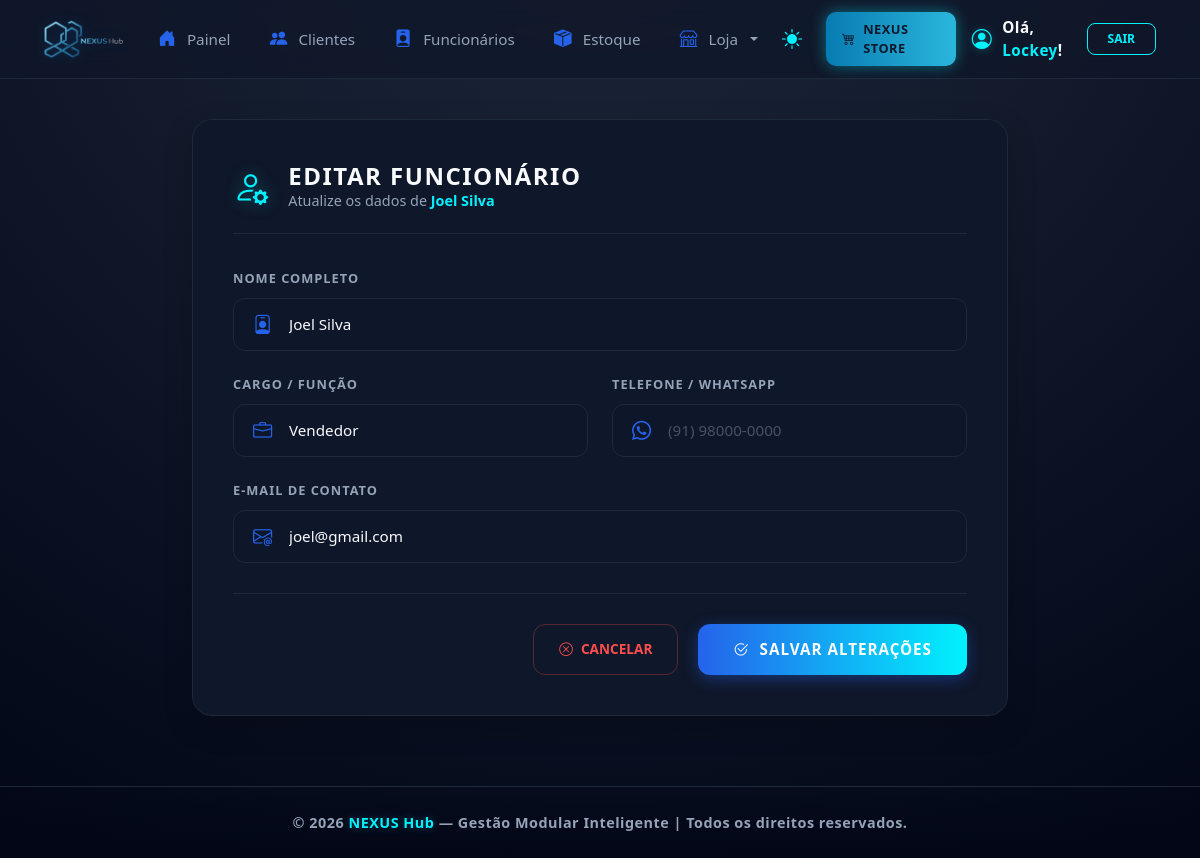
Page /nexushub/dashboard/funcionarios/editar/5/ (signed in) on the committed database.
### dashboard/models.py (models this page shows, shortened)
class Funcionario(models.Model):
    usuario_id = models.ForeignKey(User, on_delete=models.CASCADE, related_name='equipe')
    nome = models.CharField(max_length=150)
    cargo = models.CharField(max_length=100)
    telefone = models.CharField(max_length=20, blank=True, null=True)
    email = models.EmailField(unique=True)
    data_admissao = models.DateField(auto_now_add=True) # Adiciona a data de hoje automaticamente

### dashboard/views.py (the view, shortened to what this page needs)
# urls.py: path('dashboard/funcionarios/editar/<int:id>/', views.editar_funcionario, name='editar_funcionario'),
@login_required(login_url='login_view')
def editar_funcionario(request, id):
    if not request.user.is_superuser and request.user.perfil.nivel == 'VENDEDOR':
        messages.error(request, "Você não tem permissão para editar funcionários.")
        return redirect('lista_funcionarios')
    else:
        funcionario = get_object_or_404(Funcionario, id=id, usuario_id=request.user)
    return render(request, 'editar_funcionario.html', {
        'funcionario': funcionario,
        'titulo_aba': 'Editar Funcionário | NEXUS Hub',
    })

### dashboard/templates/editar_funcionario.html (shortened to what this page needs)
{% extends 'base.html' %}
{% load static %}
{% block content %}
<div class="fade-in-content container-fluid">
    <div class="row justify-content-center">
        <div class="col-xl-9 col-lg-11 col-12">
            <div class="nexus-form-container">
                <div class="nexus-form-header">
                    <i class="bi bi-person-gear"></i>
                    <div>
                        <h2>Editar Funcionário</h2>
                        <p>Atualize os dados de <span style="color: var(--turquesa-brilhante); font-weight: 700;">{{ form.nome.value|default:funcionario.nome }}</span></p>
                    </div>
                </div>
                <form method="POST">
                    <div class="mb-4">
                        <label class="label-nexus">Nome Completo</label>
                        <div class="input-wrapper-nexus">
                            <i class="bi bi-person-badge"></i>
                            <input type="text" name="nome" value="{{ form.nome.value|default:funcionario.nome }}" class="form-control-nexus" placeholder="Digite o nome do colaborador..." required>
                        </div>
                    </div>
                    <div class="row">
                        <div class="col-md-6 col-12 mb-4">
                            <label class="label-nexus">Cargo / Função</label>
                            <div class="input-wrapper-nexus">
                                <i class="bi bi-briefcase"></i>
                                <input type="text" name="cargo" value="{{ form.cargo.value|default:funcionario.cargo }}" class="form-control-nexus" placeholder="Ex: Mecânico, Vendedor..." required>
                            </div>
                        </div>
                        <div class="col-md-6 col-12 mb-4">
                            <label class="label-nexus">Telefone / WhatsApp</label>
                            <div class="input-wrapper-nexus">
                                <i class="bi bi-whatsapp"></i>
                                <input type="text" id="id_telefone" name="telefone" value="{{ form.telefone.value|default:funcionario.telefone|default:'' }}" class="form-control-nexus" placeholder="(91) 98000-0000">
                            </div>
                        </div>
                    </div>
                    <div class="mb-4">
                        <label class="label-nexus">E-mail de Contato</label>
                        <div class="input-wrapper-nexus">
                            <i class="bi bi-envelope-at"></i>
                            <input type="email" name="email" value="{{ form.email.value|default:funcionario.email|default:'' }}" class="form-control-nexus" placeholder="exemplo@email.com" required>
                        </div>
                    </div>
                    <div class="nexus-form-footer">
                        <a href="{% url 'lista_funcionarios' %}" class="btn-nexus-cancel">
                            <i class="bi bi-x-circle"></i> Cancelar
                        </a>
                        <button type="submit" class="btn-nexus-save">
                            <i class="bi bi-check2-circle"></i> Salvar Alterações
                        </button>
                    </div>
                </form>
            </div>
        </div>
    </div>
</div>
{% endblock %}

### dashboard/templates/base.html (shortened to what this page needs)
{% load static %}
<!DOCTYPE html>
<html lang="pt-br">
<head>
    <link href="https://cdn.jsdelivr.net/npm/bootstrap@5.3.0/dist/css/bootstrap.min.css" rel="stylesheet">
    <link rel="stylesheet" href="https://cdn.jsdelivr.net/npm/bootstrap-icons@1.11.1/font/bootstrap-icons.css">
</head>
<body>
    <nav class="navbar navbar-expand-lg navbar-nexus-top">
        <div class="container-fluid">
            <a class="navbar-brand" href="{% url 'dashboard' %}">
                <img src="{% static 'img/nexushub.png' %}" alt="NEXUS HUB" class="brand-logo-hub">
            </a>
            <div class="collapse navbar-collapse" id="nexusTopNavbar">
                <ul class="navbar-nav me-auto mb-2 mb-lg-0 gap-1">
                    {% if user.perfil.nivel in 'ADMIN,GERENTE,DONO' or user.is_superuser or is_admin %}
                    <li class="nav-item {% if request.resolver_match.url_name == 'dashboard' %}active{% endif %}">
                        <a class="nav-link" href="{% url 'dashboard' %}"><i class="bi bi-house-door-fill"></i> Painel</a>
                    </li>
                    <li class="nav-item {% if request.resolver_match.url_name == 'lista_clientes' %}active{% endif %}">
                        <a class="nav-link" href="{% url 'lista_clientes' %}"><i class="bi bi-people-fill"></i> Clientes</a>
                    </li>
                    <li class="nav-item {% if request.resolver_match.url_name == 'lista_funcionarios' %}active{% endif %}">
                        <a class="nav-link" href="{% url 'lista_funcionarios' %}"><i class="bi bi-person-badge-fill"></i> Funcionários</a>
                    </li>
                    {% endif %}
                    {% if user.perfil.nivel in 'ADMIN,GERENTE,DONO' or user.is_superuser or is_admin or is_vendedor %}
                        {% if loja %}
                        <li class="nav-item {% if request.resolver_match.url_name == 'lista_estoque' %}active{% endif %}">
                            <a class="nav-link" href="{% url 'lista_estoque' %}"><i class="bi bi-box-seam-fill"></i> Estoque</a>
                        </li>
                        {% endif %}
                        <li class="nav-item dropdown">
                            <a class="nav-link dropdown-toggle" href="#" role="button" data-bs-toggle="dropdown" aria-expanded="false">
                                <i class="bi bi-shop"></i> Loja
                            </a>
                        </li>
                    {% endif %}
                </ul>
                <div class="d-flex align-items-center gap-3 mobile-actions-wrapper">
                    <button id="theme-toggle" class="theme-toggle-btn" title="Alternar Tema">
                        <i id="theme-icon" class="bi bi-sun-fill"></i>
                    </button>
                    <a href="{% url 'vitrine' %}" class="btn-nexus-store-brand">
                        <i class="bi bi-cart4 me-2" style="color: inherit !important;"></i> NEXUS Store
                    </a>
                    {% if user.is_authenticated %}
                    <div class="user-info d-flex align-items-center gap-3">
                        <div class="user-welcome-text">
                            <i class="bi bi-person-circle"></i>
                            <span>Olá, <span style="color: var(--sotaque-glow);">{{ user.username }}</span>!</span>
                        </div>
                        <a href="{% url 'logout_view' %}" class="logout-btn">Sair</a>
                    </div>
                    {% endif %}
                </div>
            </div>
        </div>
    </nav>
    <div class="nexus-main-content" id="main-content">
        {% block content %}
        {% endblock %}
    </div>
    <footer class="rodape">
        <p>&copy; {% now "Y" %} <span class="footer-brand">NEXUS Hub</span> — Gestão Modular Inteligente | Todos os direitos reservados.</p>
    </footer>
</body>
</html>

### dashboard/templates/base.html (style rules this page uses)
:root { --nexus-blue: #2563eb; --nexus-blue-glow: rgba(37, 99, 235, 0.4); --azul-profundo: #020617; --azul-card: #0f172a; --borda: #1e293b; --texto-muted: #94a3b8; --turquesa-brilhante: #00f2fe; --turquesa-glow: rgba(0, 242, 254, 0.3); --bg-principal: radial-gradient(circle at 50% -20%, #1e293b 0%, #020617 100%); --bg-navbar: rgba(15, 23, 42, 0.8); --bg-card: #0f172a; --texto-principal: #f8fafc; --sotaque-glow: var(--turquesa-brilhante); --bg-alert: #1e293b; --border-alert: #0ea5e9; }
* { margin: 0; padding: 0; box-sizing: border-box; font-family: 'Segoe UI', system-ui, sans-serif; }
body { background: var(--bg-principal) !important; background-attachment: fixed; color: var(--texto-principal) !important; min-height: 100vh; display: flex; flex-direction: column; transition: background 0.3s ease, color 0.3s ease; }
.navbar-nexus-top { background: var(--bg-navbar) !important; backdrop-filter: blur(12px); border-bottom: 1px solid var(--borda); padding: 0.75rem 2rem; position: sticky; top: 0; z-index: 1040; }
.brand-logo-hub { height: 38px; width: auto; filter: drop-shadow(0 0 6px rgba(0, 150, 255, 0.2)); transition: transform 0.3s ease; }
.navbar-nav .nav-link { color: var(--texto-muted) !important; font-weight: 500; font-size: 0.95rem; padding: 0.5rem 1rem !important; border-radius: 8px; display: flex; align-items: center; gap: 8px; transition: all 0.2s ease; }
.navbar-nav .nav-link i { width: 1.5rem; display: flex; justify-content: center; font-size: 1.1rem; color: var(--nexus-blue); }
.theme-toggle-btn { background: none; border: none; color: var(--sotaque-glow); cursor: pointer; padding: 8px; display: flex; align-items: center; justify-content: center; transition: transform 0.2s ease; font-size: 1.25rem; }
.btn-nexus-store-brand { background: linear-gradient(90deg, #087cb2, #2ab6dc); color: #0f172a !important; padding: 8px 16px; border-radius: 10px; text-decoration: none; display: inline-flex; align-items: center; justify-content: center; font-weight: 700; font-size: 0.8rem; transition: 0.3s; box-shadow: 0 0 15px rgba(0, 242, 254, 0.4); border: none; text-transform: uppercase; letter-spacing: 0.5px; }
.nexus-main-content { flex: 1 1 auto; padding: 40px; width: 100%; }
.fade-in-content { animation: fadeInUp 0.5s ease-out forwards; }
label { color: var(--texto-muted); font-weight: 600; margin-bottom: 8px; font-size: 0.85rem; display: block; text-transform: uppercase; letter-spacing: 0.5px; }
.rodape { padding: 25px; text-align: center; background: linear-gradient(0deg, rgba(2, 6, 23, 0.9) 0%, transparent 100%); border-top: 1px solid var(--borda); margin-top: auto; }
.rodape p { color: var(--texto-muted); font-size: 0.9rem; font-weight: 600; letter-spacing: 0.5px; margin: 0; }
.footer-brand { color: var(--sotaque-glow); text-shadow: 0 0 8px var(--turquesa-glow); }
.btn-nexus-cancel { background: transparent; border: 1px solid var(--texto-muted); color: var(--texto-muted); padding: 8px 15px; border-radius: 6px; font-size: 0.8rem; font-weight: 600; text-transform: uppercase; transition: 0.3s; display: inline-flex; align-items: center; gap: 10px; }
.user-welcome-text { font-size: 0.95rem; font-weight: 600; letter-spacing: 0.5px; color: var(--texto-principal); display: flex; align-items: center; gap: 10px; }
.user-welcome-text i { font-size: 1.25rem; color: var(--sotaque-glow); filter: drop-shadow(0 0 5px var(--turquesa-glow)); }
.logout-btn { border: 1px solid var(--sotaque-glow); color: var(--sotaque-glow); padding: 6px 20px; border-radius: 8px; text-decoration: none; font-size: 0.75rem; font-weight: 700; text-transform: uppercase; transition: 0.3s; }

### rows in the picture
Funcionario: nome.value "Joel Silva", nome "Joel Silva", cargo "Vendedor", email "joel@gmail.com"

### other values in the picture
{{ user.username }} "Lockey"
